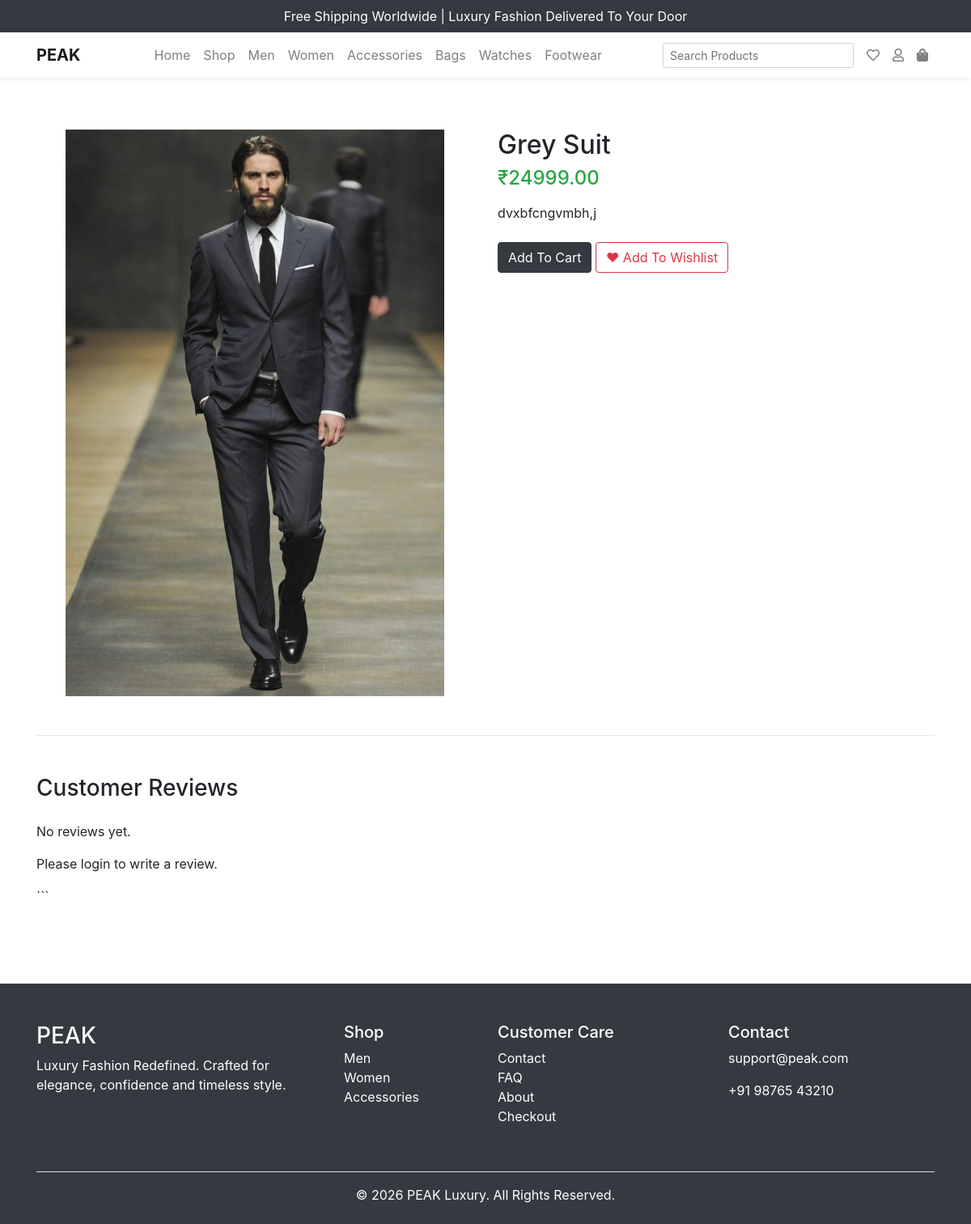
Screenshot of /product/2/ with the database file from the repository.
### store/models.py (models this page shows, shortened)
class Product(models.Model):
    category = models.ForeignKey(
        Category,
        on_delete=models.CASCADE,
        related_name='products'
    )
    name = models.CharField(max_length=200)
    slug = models.SlugField(unique=True)
    image = models.ImageField(
        upload_to='products/'
    )
    description = models.TextField()
    price = models.DecimalField(
        max_digits=10,
        decimal_places=2
    )
    old_price = models.DecimalField(
        max_digits=10,
        decimal_places=2,
        blank=True,
        null=True
    )
    stock = models.PositiveIntegerField(default=10)
    featured = models.BooleanField(default=False)
    new_arrival = models.BooleanField(default=False)
    available = models.BooleanField(default=True)
    created = models.DateTimeField(auto_now_add=True)
    updated = models.DateTimeField(auto_now=True)
    class Meta:
        ordering = ['-created']

### store/views.py (the view)
def product_detail(request, id):
    product = get_object_or_404(
        Product,
        id=id
    )
    reviews = product.reviews.all()
    if request.method == "POST":
        if request.user.is_authenticated:
            form = ReviewForm(request.POST)
            if form.is_valid():
                review = form.save(commit=False)
                review.product = product
                review.user = request.user
                review.save()
                return redirect(
                    'product_detail',
                    id=product.id
                )
    else:
        form = ReviewForm()
    context = {
        'product': product,
        'reviews': reviews,
        'form': form,
    }
    return render(
    request,
    'product_detail.html',
    context
)

### store/forms.py
class ReviewForm(forms.ModelForm):
    class Meta:
        model = Review
        fields = ['rating', 'comment']

### templates/product_detail.html
{% extends 'base.html' %}
{% block content %}
<div class="container py-5">
<div class="row">
    <div class="col-md-6">
        <img src="{{ product.image.url }}"
            class="img-fluid rounded w-100"
            style="max-height:700px; object-fit:contain;"
            alt="{{ product.name }}">
    </div>
    <div class="col-md-6">
        <h2>{{ product.name }}</h2>
        <h4 class="text-success mb-3">
            ₹{{ product.price }}
        </h4>
        <p>
            {{ product.description }}
        </p>
        <div class="mt-4">
            <a href="{% url 'add_to_cart' product.id %}"
               class="btn btn-dark me-2">
                Add To Cart
            </a>
            <a href="{% url 'add_to_wishlist' product.id %}"
               class="btn btn-outline-danger">
                ❤ Add To Wishlist
            </a>
        </div>
    </div>
</div>
<hr class="my-5">
<h3 class="mb-4">
    Customer Reviews
</h3>
{% for review in reviews %}
<div class="card mb-3">
    <div class="card-body">
        <h6>
            {{ review.user.username }}
        </h6>
        <p class="text-warning">
            {% for i in "12345" %}
                {% if forloop.counter <= review.rating %}
                    ⭐
                {% endif %}
            {% endfor %}
        </p>
        <p>
            {{ review.comment }}
        </p>
        <small class="text-muted">
            {{ review.created_at }}
        </small>
    </div>
</div>
{% empty %}
<p>No reviews yet.</p>
{% endfor %}
{% if user.is_authenticated %}
<hr>
<h4>
    Write a Review
</h4>
<form method="POST">
    {% csrf_token %}
    {{ form.as_p }}
    <button type="submit"
            class="btn btn-dark">
        Submit Review
    </button>
</form>
{% else %}
<p class="mt-3">
    Please login to write a review.
</p>
{% endif %}
```
</div>
{% endblock %}

### rows the page displays
Product: image (picture), name "Grey Suit", price "24999.00", description "dvxbfcngvmbh,j"
